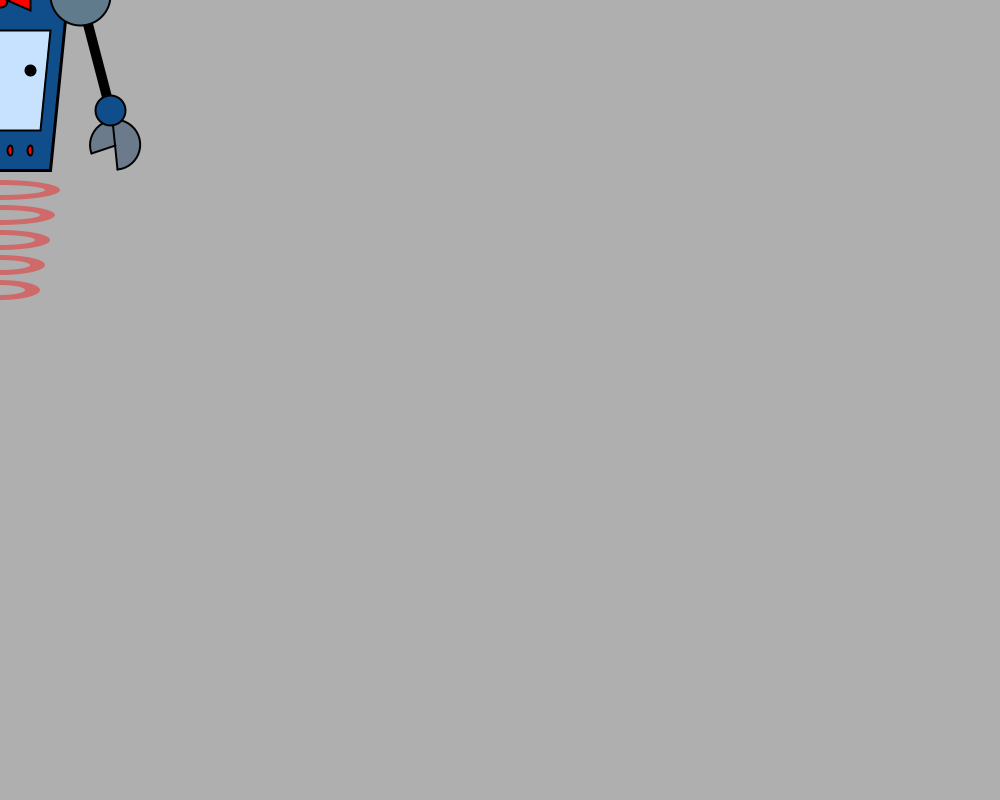
Frame 1 (no input)
Frame 60 (the mouse pressed at the canvas centre just before this capture): identical to frame 1, image omitted
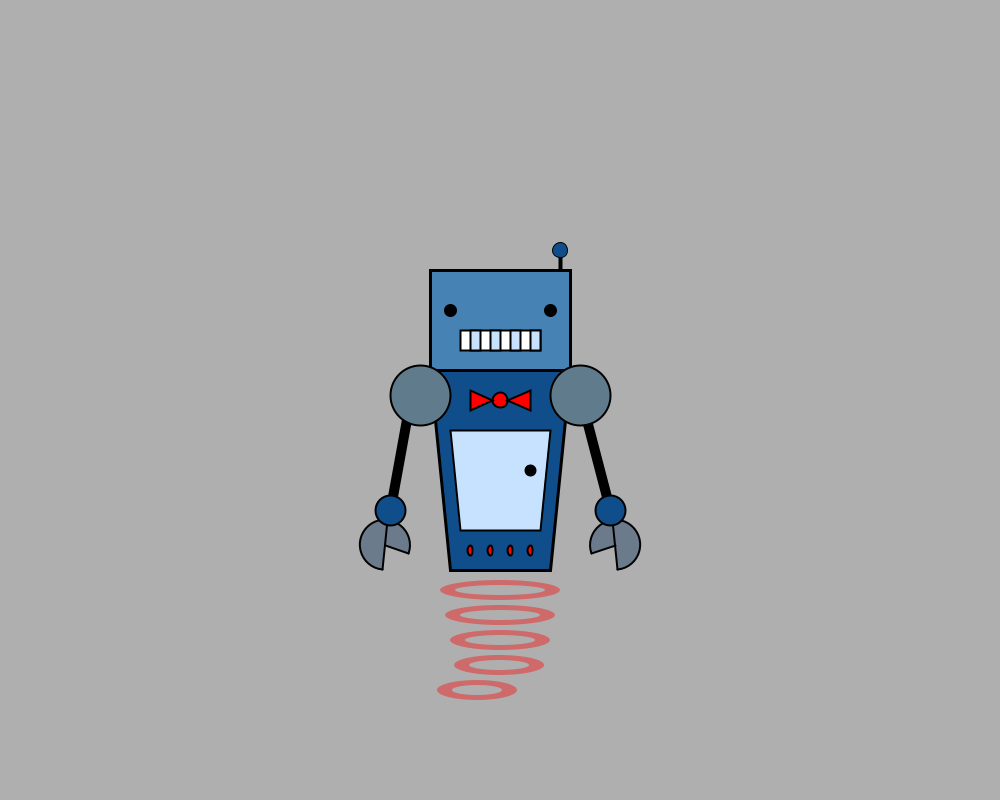
Frame 120 (the mouse held since frame 60 and released just before this capture)

The Processing sketch that drew these frames (run headless with seeded random() and noise(); from frame 60 on, the mouse is pressed at the canvas centre):

// Processing sketch: processing_55870
// ── processing_55870.pde

float i;
float j;
float k;
float l;
float m;
float easing =0.05;
float antenna = 20;

void setup(){
size(1000,800);
}

void draw(){

smooth();  
background(175);
stroke(0);

///HEAD
strokeWeight(4);
line(mouseX+60,mouseY-130,mouseX+60,mouseY-130-antenna);
strokeWeight(1);
fill(16,78,139);
ellipse(mouseX+60,mouseY-130-antenna,15,15);
noFill();
fill(70,130,180); //fill head blue
strokeWeight(3);
quad(mouseX-70,mouseY-130,mouseX+70,mouseY-130,mouseX+70,mouseY-30,mouseX-70,mouseY-30);
fill(0);
ellipse(mouseX-50,mouseY-90,10,10);
ellipse(mouseX+50,mouseY-90,10,10);
fill(255);
strokeWeight(2);
quad(mouseX-40,mouseY-70,mouseX+40,mouseY-70,mouseX+40,mouseY-50,mouseX-40,mouseY-50);

//TEETH
fill(198,226,255,255);
for (int x=0;x<=60;x+=20){
  quad(mouseX+x-30,mouseY-70,mouseX+x-20,mouseY-70,mouseX+x-20,mouseY-50,mouseX+x-30,mouseY-50);
}
fill(255);

///BODY

fill(16,78,139); //blue body
strokeWeight(3);

quad(mouseX-70,mouseY-30,mouseX+70,mouseY-30,mouseX+50,mouseY+170,mouseX-50,mouseY+170);
noFill();
strokeWeight(2);

fill(255,0,0); //BOW TIE
ellipse(mouseX,mouseY,15,15);
triangle(mouseX-190+160,mouseY-230+220,mouseX-190+182.5,mouseY-230+230,mouseX-190+160,mouseY-230+240);
triangle(mouseX-190+220,mouseY-230+220,mouseX-190+220,mouseY-230+240,mouseX-190+197.5,mouseY-230+230);
fill(255);

fill(198,226,255,255); //door blue
quad(mouseX-190+140,mouseY-230+260,mouseX-190+240,mouseY-230+260,mouseX-190+230,mouseY-230+360,mouseX-190+150,mouseY-230+360);
noFill();
fill(0);
ellipse(mouseX-190+220,mouseY-230+300,10,10);

fill(255,0,0);

for(int a=0; a<=60; a+=20){
ellipse(mouseX-30+a,mouseY+150,5,10);
}

fill(255);

///ARMS
strokeWeight(10);
line(mouseX-190+100,mouseY,mouseX-190+80,mouseY-230+340);
strokeWeight(1);
strokeWeight(2);
fill(96,123,139);
ellipse(mouseX-190+110,mouseY-230+225,60,60);
fill(108,123,139);
strokeWeight(2);
arc(mouseX-190+75,mouseY-230+375,50,50,radians(95),radians(380));
line(mouseX-190+75,mouseY-230+375,mouseX-190+98.49,mouseY-230+383.55);
line(mouseX-190+77.18,mouseY-230+350.09,mouseX-190+72.82,mouseY-230+399.9);
fill(16,78,139);
ellipse(mouseX-190+80,mouseY-230+340,30,30);
fill(255);

strokeWeight(10);
line(mouseX-190+270,mouseY-230+225,mouseX-190+300,mouseY-230+340);
strokeWeight(1);
strokeWeight(3);
fill(108,123,139);
strokeWeight(2);
arc(mouseX-190+305,mouseY-230+375,50,50,radians(160),radians(445));
line(mouseX-190+305,mouseY-230+375,mouseX-190+281.5,mouseY-230+383.5);
line(mouseX-190+302.82,mouseY-230+350.1,mouseX-190+307.17,mouseY-230+399.9);
fill(96,123,139);
ellipse(mouseX-190+270,mouseY-230+225,60,60);
fill(16,78,139);
ellipse(mouseX-190+300,mouseY-230+340,30,30);
fill(255);

///TAIL

i += (mouseX-i)*5*easing;
j += (mouseX-j)*4*easing;
k += (mouseX-k)*3*easing;
l += (mouseX-l)*2*easing;
m += (mouseX-m)*easing;

noStroke();

fill(255,0,0,100);

ellipse(i,mouseY+190,120,20);
ellipse(j,mouseY+215,110,20);
ellipse(k,mouseY+240,100,20);
ellipse(l,mouseY+265,90,20);
ellipse(m,mouseY+290,80,20);

fill(175);
ellipse(i,mouseY+190,90,10);
ellipse(j,mouseY+215,80,10);
ellipse(k,mouseY+240,70,10);
ellipse(l,mouseY+265,60,10);
ellipse(m,mouseY+290,50,10);
}
